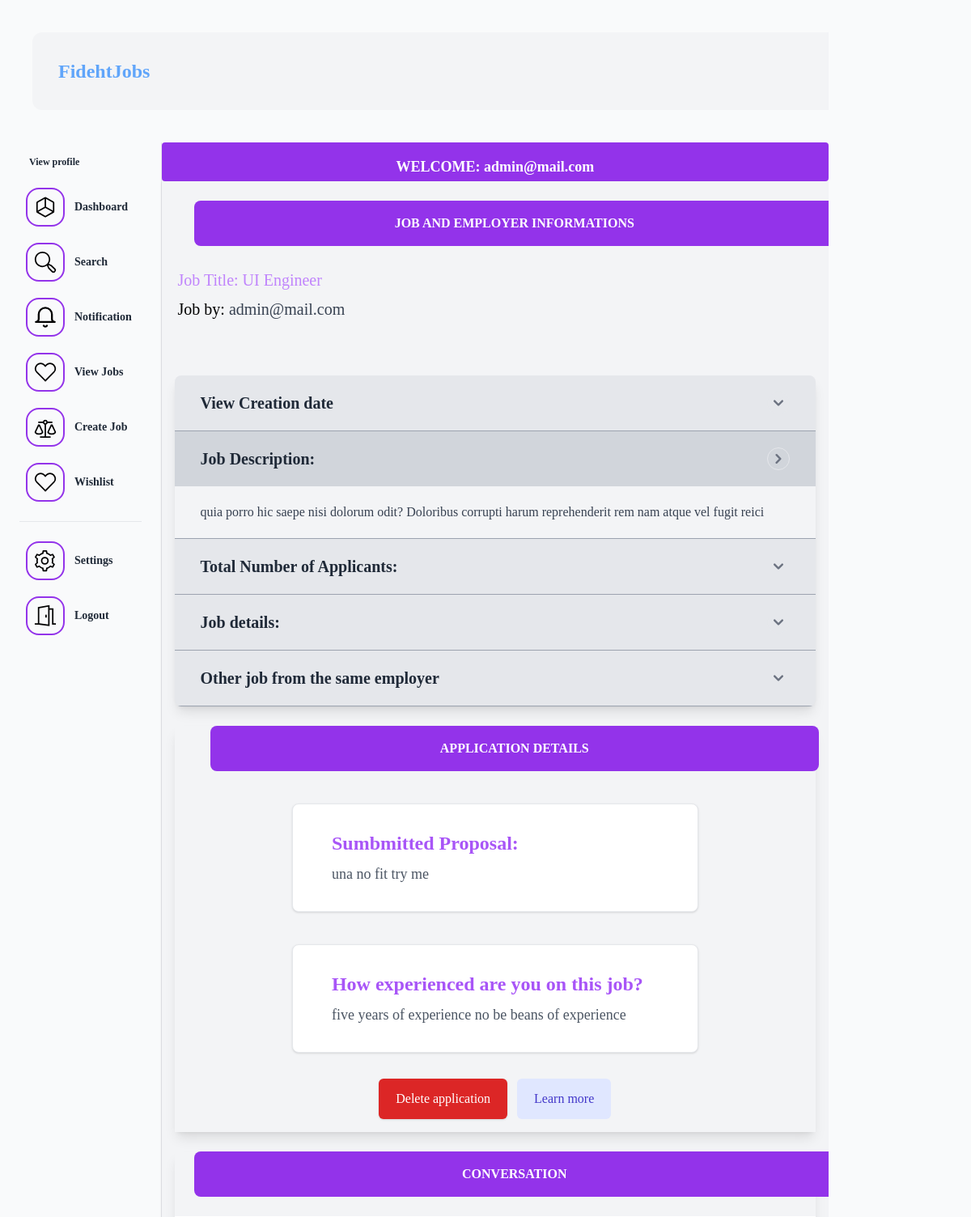
Page /user/dashboard/applicant/application1/ (signed in) on the committed database.
### apps/users/models.py (models this page shows)
class CustomUser(AbstractUser):
    username = None
    email = models.EmailField(_('email address'), unique=True)
    USERNAME_FIELD = 'email'
    REQUIRED_FIELDS = []
    objects = CustomUserManager()
    def __str__(self):
        return self.email

### apps/job/models.py (models this page shows, shortened)
class Job(models.Model):
    title = models.CharField(max_length=223)
    description = models.TextField()
    detail = models.TextField(blank=True, null=True)
    duration = models.CharField(max_length=200,blank=True, null=True)
    payment_range = models.CharField(max_length=200,blank=True, null=True)
    remote = models.BooleanField(default=False,blank=True, null=True)
    experience = models.CharField(max_length=200,blank=True, null=True)
    created_by = models.ForeignKey(settings.AUTH_USER_MODEL, related_name='jobs',on_delete=models.CASCADE)
    created_on = models.DateTimeField(auto_now_add=True)
    change_at = models.DateTimeField(auto_now=True)

class Application(models.Model):
    job = models.ForeignKey(Job,related_name='application', on_delete=models.CASCADE)
    proposal = models.TextField()
    experience = models.TextField(blank=True, null=True)
    payment = models.CharField(max_length=222,blank=True, null=True)
    delivery = models.CharField(max_length=222,blank=True, null=True)
    created_by = models.ForeignKey(settings.AUTH_USER_MODEL, related_name='application',on_delete=models.CASCADE)
    created_on = models.DateTimeField(auto_now_add=True)

### apps/users/views.py (the view, shortened to what this page needs)
# urls.py: path('dashboard/applicant/application<int:pk>/',ApplicantJobDetail.as_view(),name='applicant-detail'),
class ApplicantJobDetail(View,LoginRequiredMixin):
    def get(self,request,pk,*args,**kwargs):
        if request.user.profile.is_employer:
            application = get_object_or_404(Application,pk=pk,job__created_by=request.user)
        else:
            application = get_object_or_404(Application,pk=pk,created_by=request.user)
        job = Job.objects.get(application=application)
        print(0)
        conversation_message = Conversation.objects.filter(application=application)
        context ={
            'job':job,
            'application':application,
            'messages':conversation_message
                  }
        return render(request,'user/get-application-detail.html',context)

### apps/notification/context_processor.py (called while the page is built)
def get_notifications(request):
    if request.user.is_authenticated:
        read_notifications = request.user.notifications.filter(is_read=True)
        unread_notifications = request.user.notifications.filter(is_read=False)
        context ={
            'read_notifications': read_notifications,
            'unread_notifications': unread_notifications
        }
        return context
    else:
        context ={
            'read_notifications': [],
            'unread_notifications': []
        }
        return context

### apps/users/templates/user/get-application-detail.html (shortened to what this page needs)
{% extends 'user/dashboard.html' %}
{% block body %}
<div class="h-screen bg-gray-100 flex items-start mb-6 border-b shadow border-gray-100 lg:items-center justify-center">
    <div class="container mx-auto px-4 h-full">
         <p class="w-full p-4 m-6 rounded-lg font-semibold text-center bg-purple-600 text-white uppercase">Job and Employer Informations</p>
        <h3 class="text-xl text-purple-400 text-left p-1 font-semiboald ">Job Title: {{job.title}}</h3>
        <h3 hx-boost="true" class="text-xl text-left p-1  ">Job by:
            <a href="{% url 'users:profile' job.created_by%}" class="font-semiboald cursor-pointer text-gray-700">{% if job.created_by.profile.username %}{{job.created_by.profile.username}} {% else %}{{job.created_by}}{% endif %}</a>
            </h3>
        <section x-data="{ selectedItem: 1 }" class="shadow-md bg-gray-200 overflow-hidden rounded-lg mt-6 sm:shadow-lg lg:mt-16 lg:mx-auto lg:max-w-4xl">
            <article class="border-gray-400 border-b hover:bg-gray-300">
                <div>
                    <header @click="selectedItem === 3 ? selectedItem = 0 : selectedItem = 3" x-bind:class="{ 'bg-gray-300': selectedItem === 3 }" class="flex justify-between items-center p-5 pl-8 pr-8 cursor-pointer select-none">
                        <h3 class="font-semibold text-xl text-gray-800">
                            View Creation date
                        </h3>
                        <div class="rounded-full border w-7 h-7 flex items-center justify-center hover:bg-gray-200">
                            <div x-show="selectedItem !== 3" class="rounded-full text-gray-500 w-7 h-7 flex items-center justify-center">
                                <svg class="w-6 h-6" fill="currentColor" viewBox="0 0 20 20" xmlns="http://www.w3.org/2000/svg"><path fill-rule="evenodd" d="M5.293 7.293a1 1 0 011.414 0L10 10.586l3.293-3.293a1 1 0 111.414 1.414l-4 4a1 1 0 01-1.414 0l-4-4a1 1 0 010-1.414z" clip-rule="evenodd"></path></svg>
                            </div>
                        </div>
                    </header>
                </div>
            </article>
            <article class="border-gray-400 border-b hover:bg-gray-300">
                <div>
                    <header @click="selectedItem === 1 ? selectedItem = 0 : selectedItem = 1" x-bind:class="{ 'bg-gray-300': selectedItem === 1 }" class="flex justify-between items-center p-5 pl-8 pr-8 cursor-pointer select-none">
                        <h3 class="font-semibold text-xl text-gray-800">
                            Job Description:
                        </h3>
                        <div class="rounded-full border w-7 h-7 flex items-center justify-center hover:bg-gray-200">
                            <div x-show="selectedItem === 1" class="rounded-full text-gray-500 w-7 h-7 flex items-center justify-center">
                                <svg class="w-6 h-6" fill="currentColor" viewBox="0 0 20 20" xmlns="http://www.w3.org/2000/svg"><path fill-rule="evenodd" d="M7.293 14.707a1 1 0 010-1.414L10.586 10 7.293 6.707a1 1 0 011.414-1.414l4 4a1 1 0 010 1.414l-4 4a1 1 0 01-1.414 0z" clip-rule="evenodd"></path></svg>
                            </div>
                        </div>
                    </header>
                    <div x-show="selectedItem === 1">
                        <div class="pl-8 pr-8 py-5 bg-gray-100 text-gray-700">
                            <p>{{job.description}}</p>
                        </div>
                    </div>
                </div>
            </article>
            <article class="border-gray-400 border-b hover:bg-gray-300">
                <div>
                    <header @click="selectedItem === 2 ? selectedItem = 0 : selectedItem = 2" x-bind:class="{ 'bg-gray-300': selectedItem === 2 }" class="flex justify-between items-center p-5 pl-8 pr-8 cursor-pointer select-none">
                        <h3 class="font-semibold text-xl text-gray-800">
                            Total Number of Applicants:
                        </h3>
                        <div class="rounded-full border w-7 h-7 flex items-center justify-center hover:bg-gray-200">
                            <div x-show="selectedItem !== 2" class="rounded-full text-gray-500 w-7 h-7 flex items-center justify-center">
                                <svg class="w-6 h-6" fill="currentColor" viewBox="0 0 20 20" xmlns="http://www.w3.org/2000/svg"><path fill-rule="evenodd" d="M5.293 7.293a1 1 0 011.414 0L10 10.586l3.293-3.293a1 1 0 111.414 1.414l-4 4a1 1 0 01-1.414 0l-4-4a1 1 0 010-1.414z" clip-rule="evenodd"></path></svg>
                            </div>
                        </div>
                    </header>
                </div>
            </article>
            <article class="border-gray-400 border-b hover:bg-gray-300">
                <div>
                    <header @click="selectedItem === 3 ? selectedItem = 0 : selectedItem = 3" x-bind:class="{ 'bg-gray-300': selectedItem === 3 }" class="flex justify-between items-center p-5 pl-8 pr-8 cursor-pointer select-none">
                        <h3 class="font-semibold text-xl text-gray-800">
                            Job details:
                        </h3>
                        <div class="rounded-full border w-7 h-7 flex items-center justify-center hover:bg-gray-200">
                            <div x-show="selectedItem !== 3" class="rounded-full text-gray-500 w-7 h-7 flex items-center justify-center">
                                <svg class="w-6 h-6" fill="currentColor" viewBox="0 0 20 20" xmlns="http://www.w3.org/2000/svg"><path fill-rule="evenodd" d="M5.293 7.293a1 1 0 011.414 0L10 10.586l3.293-3.293a1 1 0 111.414 1.414l-4 4a1 1 0 01-1.414 0l-4-4a1 1 0 010-1.414z" clip-rule="evenodd"></path></svg>
                            </div>
                        </div>
                    </header>
                </div>
            </article>
            <article class="border-gray-400 border-b hover:bg-gray-300">
                <div>
                    <header @click="selectedItem === 3 ? selectedItem = 0 : selectedItem = 3" x-bind:class="{ 'bg-gray-300': selectedItem === 3 }" class="flex justify-between items-center p-5 pl-8 pr-8 cursor-pointer select-none">
                        <h3 class="font-semibold text-xl text-gray-800">
                            Other job from the same employer
                        </h3>
                        <div class="rounded-full border w-7 h-7 flex items-center justify-center hover:bg-gray-200">
                            <div x-show="selectedItem !== 3" class="rounded-full text-gray-500 w-7 h-7 flex items-center justify-center">
                                <svg class="w-6 h-6" fill="currentColor" viewBox="0 0 20 20" xmlns="http://www.w3.org/2000/svg"><path fill-rule="evenodd" d="M5.293 7.293a1 1 0 011.414 0L10 10.586l3.293-3.293a1 1 0 111.414 1.414l-4 4a1 1 0 01-1.414 0l-4-4a1 1 0 010-1.414z" clip-rule="evenodd"></path></svg>
                            </div>
                        </div>
                    </header>
                </div>
            </article>
        </section>
        <div class="bg-gray-100 border-3 shadow-lg mt-6 border-gray-200">
            <div class="container mb-6 px-0 my-5 mx-auto sm:px-5">
                <p class="w-full p-4 m-6 rounded-lg font-semibold text-center bg-purple-600 text-white uppercase">Application Details</p>
                <div
                    class="w-full px-6 py-6 mx-auto mt-10 bg-white border border-gray-200 sm:px-8 md:px-12 sm:py-8 sm:rounded-lg sm:shadow md:w-2/3">
                    <h3 class="text-lg font-bold text-purple-500 sm:text-xl md:text-2xl">Sumbmitted Proposal:</h3>
                    <p class="mt-2 text-base text-gray-600 sm:text-lg md:text-normal">{{application.proposal}}</p>
                </div>
                <div
                    class="w-full px-6 py-6 mx-auto mt-10 bg-white border border-gray-200 sm:px-8 md:px-12 sm:py-8 sm:rounded-lg sm:shadow md:w-2/3">
                    <h3 class="text-lg font-bold text-purple-500 sm:text-xl md:text-2xl">How experienced are you on this job?</h3>
                    <p class="mt-2 text-base text-gray-600 sm:text-lg md:text-normal">{{application.experience}} of experience</p>
                </div>
            </div>
            <div class="flex mb-6 pb-4 justify-center mt-8 space-x-3">
                <a href="#" class="inline-flex items-center justify-center px-5 py-3 text-base font-medium text-white bg-red-600 border border-transparent rounded-md shadow hover:bg-red-700">Delete application</a>
                <a href="#" class="inline-flex items-center justify-center px-5 py-3 text-base font-medium text-indigo-700 bg-indigo-100 border border-transparent rounded-md hover:bg-indigo-200">Learn more</a>
            </div>
        </div>
    <div class="mb-6 bg-gray-100 border-3 shadow-lg mt-6 border-gray-200">
        <p class="w-full p-4 m-6 rounded-lg font-semibold text-center bg-purple-600 text-white uppercase">Conversation</p>
    </div>
    </div>
</div>
{% endblock body %}

### apps/users/templates/user/dashboard.html (shortened to what this page needs)
{% extends 'base.html' %}
{% block content %}
<div class="flex h-screen container w-full">
    <div class="w-1/5 border-r border-lighter text-xl text-gray-800 font-semibold flex flex-col space-4 px-2 lg:px-6 py-2">
        <div class=" p-2 space-y-2">
            <div class="flex justify-start">
                <span class="flex items-center space-x-1">
                    <a href="{% url 'users:profile' request.user.email%}" class="text-xs ml-1 hover:underline text-coolGray-600">View profile</a>
                </span>
            </div>
        </div>
        <div class="divide-y divide-coolGray-300">
            <ul class="pt-2 pb-4 space-y-1 text-sm">
                <li hx-boost="true" class="bg-coolGray-100 text-coolGray-900">
                    <a href="{% url 'users:dashboard' %}" class="flex items-center p-2 space-x-3 rounded-md">
                        <span class="hidden md:block">Dashboard</span>
                    </a>
                </li>
                <li hx-boost="true">
                    <a href="{% url 'job:search' %}" class="flex items-center p-2 space-x-3 rounded-md">
                        <span class="hidden md:block">Search</span>
                    </a>
                </li>
                <li hx-boost="true">
                    <a href="{% url 'notification:notification' %}" class="flex items-center p-2 space-x-3 rounded-md">
                        <button>
                        </button>
                        <span class="hidden md:block">Notification</span>
                    </a>
                </li>
                {% if request.user.profile.is_employer %}
                <li hx-boost="true">
                    <a href="{% url 'job:job-list' %}" class="flex items-center p-2 space-x-3 rounded-md">
                        <span class="hidden md:block">View Jobs</span>
                    </a>
                </li>
                <li hx-boost="true">
                    <a href="{% url 'job:create-job' %}" class="flex items-center p-2 space-x-3 rounded-md">
                        <span class="hidden md:block">Create Job</span>
                    </a>
                </li>
                {% endif %}
                <li hx-boost="true">
                    <a href="" class="flex items-center p-2 space-x-3 rounded-md">
                        <span class="hidden md:block">Wishlist</span>
                    </a>
                </li>
            </ul>
            <ul class="pt-4 pb-2 space-y-1 text-sm">
                <li hx-boost="true">
                    <a href="#" class="flex items-center p-2 space-x-3 rounded-md">
                        <span class="hidden md:block">Settings</span>
                    </a>
                </li>
                <li hx-boost="true">
                    <a href="{% url 'core:logout' %}" class="flex items-center p-2 space-x-3 rounded-md">
                        <span class="hidden md:block">Logout</span>
                    </a>
                </li>
            </ul>
        </div>
    </div>
    <div class="w-5/6 h-full">
    <div>
        <h1 class="text-lg font-bold text-center bg-purple-600 w-full h-12 text-white rounded p-4">WELCOME: {{request.user.email}}</h1>
    </div>
    {% block body %}{% endblock body %}
    </div>
  </div>
{% endblock content %}

### rows in the picture
CustomUser: user.email "admin@mail.com"
Job: title "UI Engineer", created_by "admin@mail.com", description "quia porro hic saepe nisi dolorum odit? Doloribus corrupti harum reprehenderit rem nam atque vel fugit reici"
Application: proposal "una no fit try me", experience "five years of experience no be beans"
